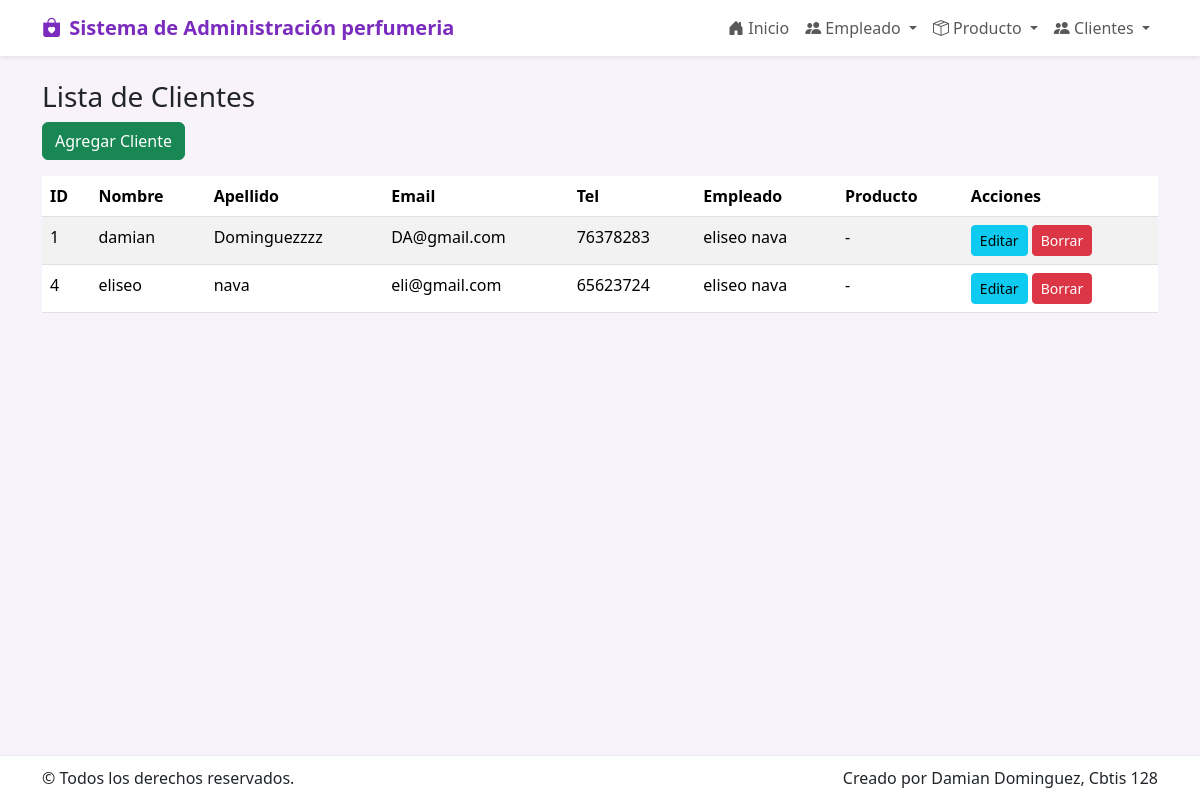
The page /cliente/ on the database its author committed.
### app_perfumeria/models.py (models this page shows, shortened)
class Cliente(models.Model):
    nombre = models.CharField(max_length=100)
    apellido = models.CharField(max_length=100)
    telefono = models.CharField(max_length=20, blank=True, null=True)
    email = models.EmailField(blank=True, null=True)
    direccion = models.CharField(max_length=250, blank=True, null=True)
    ciudad = models.CharField(max_length=100, blank=True, null=True)
    empleado = models.ForeignKey('Empleado', on_delete=models.SET_NULL, blank=True, null=True, related_name='clientes')
    producto = models.ForeignKey('Producto', on_delete=models.SET_NULL, blank=True, null=True, related_name='clientes')
    fecha_registro = models.DateField(auto_now_add=True)
    activo = models.BooleanField(default=True)

class Empleado(models.Model):
    nombre = models.CharField(max_length=100)
    apellido = models.CharField(max_length=100)
    fecha_nacimiento = models.DateField(blank=True, null=True)
    puesto = models.CharField(max_length=100, blank=True, null=True)
    telefono = models.CharField(max_length=20, blank=True, null=True)
    email = models.EmailField(blank=True, null=True)
    fecha_contratacion = models.DateField(blank=True, null=True)
    activo = models.BooleanField(default=True)

### app_perfumeria/views.py (the view)
# urls.py: path('cliente/', views.ver_cliente, name='ver_cliente'),
def ver_cliente(request):
    clientes = Cliente.objects.all().order_by('id')
    return render(request, 'cliente/ver_cliente.html', {'clientes': clientes})

### app_perfumeria/templates/cliente/ver_cliente.html (shortened to what this page needs)
{% extends 'base.html' %}
{% block content %}
<h3>Lista de Clientes</h3>
<a class="btn btn-success mb-3" href="{% url 'agregar_cliente' %}">Agregar Cliente</a>
<table class="table table-striped">
  <thead>
    <tr>
      <th>ID</th><th>Nombre</th><th>Apellido</th><th>Email</th><th>Tel</th><th>Empleado</th><th>Producto</th><th>Acciones</th>
    </tr>
  </thead>
  <tbody>
    {% for c in clientes %}
    <tr>
      <td>{{ c.id }}</td>
      <td>{{ c.nombre }}</td>
      <td>{{ c.apellido }}</td>
      <td>{{ c.email }}</td>
      <td>{{ c.telefono }}</td>
      <td>{% if c.empleado %}{{ c.empleado.nombre }} {{ c.empleado.apellido }}{% else %}-{% endif %}</td>
      <td>{% if c.producto %}{{ c.producto.nombre }}{% else %}-{% endif %}</td>
      <td>
        <a class="btn btn-info btn-sm" href="{% url 'actualizar_cliente' c.id %}">Editar</a>
        <a class="btn btn-danger btn-sm" href="{% url 'borrar_cliente' c.id %}">Borrar</a>
      </td>
    </tr>
    {% empty %}
    <tr><td colspan="8">No hay clientes registrados.</td></tr>
    {% endfor %}
  </tbody>
</table>
{% endblock %}

### app_perfumeria/templates/base.html (shortened to what this page needs)
<!doctype html>
<html lang="es">
  <head>
    <link href="https://cdn.jsdelivr.net/npm/bootstrap@5.3.2/dist/css/bootstrap.min.css" rel="stylesheet">
    <link href="https://cdn.jsdelivr.net/npm/bootstrap-icons@1.10.5/font/bootstrap-icons.css" rel="stylesheet">
  </head>
  <body>
    {% include 'navbar.html' %}
    <div class="container container-main mt-4">
      {% block content %}{% endblock %}
    </div>
    {% include 'footer.html' %}
  </body>
</html>

### app_perfumeria/templates/navbar.html (shortened to what this page needs)
<nav class="navbar navbar-expand-lg navbar-light bg-white shadow-sm">
    <div class="container">
      <a class="navbar-brand d-flex align-items-center" href="{% url 'inicio_perfumeria' %}">
        <i class="bi bi-bag-heart-fill me-2" style="font-size:1.2rem;color:var(--morado)"></i>
        <span style="font-weight:700;color:var(--morado)">Sistema de Administración perfumeria</span>
      </a>
      <div class="collapse navbar-collapse" id="navMenu">
        <ul class="navbar-nav ms-auto">
          <li class="nav-item"><a class="nav-link" href="{% url 'inicio_perfumeria' %}"><i class="bi bi-house-door-fill"></i> Inicio</a></li>
          <li class="nav-item dropdown">
            <a class="nav-link dropdown-toggle" href="#" role="button" data-bs-toggle="dropdown">
              <i class="bi bi-people-fill"></i> Empleado
            </a>
          </li>
<li class="nav-item dropdown">
  <a class="nav-link dropdown-toggle" href="#" role="button" data-bs-toggle="dropdown">
    <i class="bi bi-box-seam"></i> Producto
  </a>
</li>
          <li class="nav-item dropdown">
            <a class="nav-link dropdown-toggle" href="#" role="button" data-bs-toggle="dropdown">
              <i class="bi bi-people-fill"></i> Clientes
            </a>
          </li>
        </ul>
      </div>
    </div>
  </nav>

### app_perfumeria/templates/footer.html
<footer class="footer-fixed">
    <div class="container d-flex justify-content-between">
      <div>© {{ now.year }} Todos los derechos reservados.</div>
      <div>Creado por Damian Dominguez, Cbtis 128</div>
    </div>
  </footer>

### app_perfumeria/templates/base.html (style rules this page uses)
:root { --morado: #7b2cbf; --rosa: #ff6bcb; --suave: #f8f2fb; }
body { background: var(--suave); }
.footer-fixed { position: fixed; left:0; bottom:0; width:100%; background:#fff; border-top:1px solid #eaeaea; padding:10px 0; }
.container-main { padding-bottom:80px; }

### rows shown on the page
Cliente: id "1", nombre "damian", apellido "Dominguezzzz", email "DA@gmail.com", telefono "76378283", empleado.nombre "eliseo", empleado.apellido "nava"
Cliente: id "4", nombre "eliseo", apellido "nava", email "eli@gmail.com", telefono "65623724", empleado.nombre "eliseo", empleado.apellido "nava"
